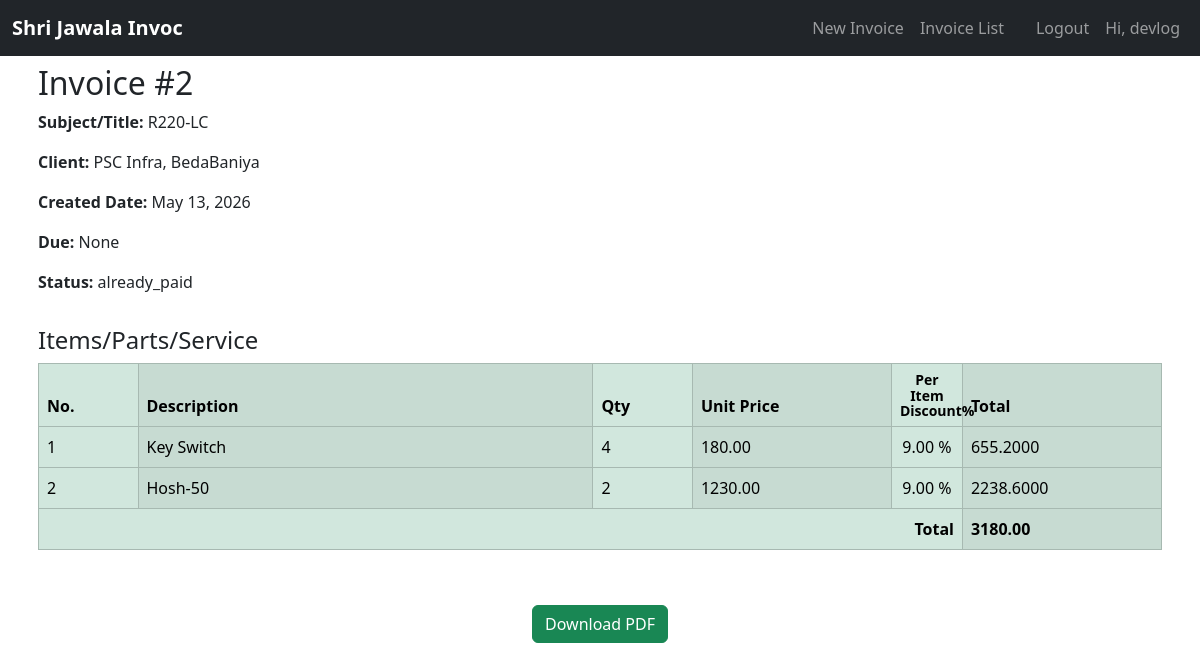
Page /invoices/2/ (signed in) on the committed database.
### invoices/models.py (models this page shows, shortened)
class Invoice(models.Model):
    STATUS_CHOICES = [
        ('paid', 'Paid'),
        ('payment_due', 'Payment After Service'),
        ('partially_paid', 'Partially Paid'),
        ('due_paid', 'Previously Due, Now Paid'),
    ]
    special_uid = models.UUIDField(
        default=uuid.uuid4,
        editable=False
    )
    image = models.ImageField(
        upload_to='',
        blank=True,
        null=True
    )
    created_by = models.ForeignKey(User, on_delete=models.SET_NULL, null=True, blank=True)
    client = models.ForeignKey(Client, on_delete=models.SET_NULL, null=True, blank=True)
    guest_client_name = models.CharField(max_length=200, blank=True)  # For guest invoices
    date = models.DateField(auto_now_add=True)
    due_date = models.DateField(blank=True, null=True)
    status = models.CharField(max_length=20, choices=STATUS_CHOICES, default='payment_due')
    total = models.DecimalField(max_digits=10, decimal_places=2, default=0)
    place = models.CharField(max_length=20, blank=True, null=True)
    invoice_no = models.PositiveIntegerField(null=True, blank=True, editable=False)
    year = models.PositiveIntegerField(default=current_year, editable=False)
    suffix = models.CharField(max_length=10, blank=True, null=True)
    invoice_label =models.ForeignKey(InvoiceLabel, on_delete=models.SET_NULL, null=True, blank=True)
    organization = models.ForeignKey(Firm, on_delete=models.SET_NULL, null=True, blank=True)
    theme_style = models.ForeignKey(InvoiceTheme, on_delete=models.SET_NULL, null=True, blank=True)
    context_title = models.CharField(
        max_length=255,
        blank=True,
        help_text="Specific subject (e.g., Machine Name, Project Code, or Service Type)"
    )
    LABEL_ALIGNMENT = [
        ('LEFT', 'Left Aligned'),
        ('CENTER', 'Centered'),
        ('RIGHT', 'Right Aligned'),
    ]
    header_style = models.CharField(
        max_length=10,
        choices=LABEL_ALIGNMENT,
        default='CENTER'  # Now defaults to Center
    )
    slug = models.SlugField(
        max_length=300,
        unique=True,
        blank=True,
        null=True,
        editable=True # Set to False if you want to hide it from the Admin form
    )
    is_active = models.BooleanField(default=True)

class Item(models.Model):
    invoice = models.ForeignKey(Invoice, on_delete=models.CASCADE, related_name='items')
    item_name = models.CharField(max_length=255)
    quantity = models.IntegerField(blank=True, null=True)
    price = models.DecimalField(max_digits=10, decimal_places=2)
    per_item_discount_percentage = models.DecimalField(max_digits=10, decimal_places=2, validators=[MinValueValidator(0.00)])
    is_active = models.BooleanField(default=True)
    @property
    def total(self):
        total = self.quantity * self.price
        if self.per_item_discount_percentage:
            discount_amount = total * (self.per_item_discount_percentage / 100)
            total -= discount_amount
        return total

### invoices/views.py (the view)
# urls.py: path('<int:pk>/', views.invoice_detail, name='invoice_detail'),
@login_required
def invoice_detail(request, pk):
    invoice = get_object_or_404(Invoice.objects.prefetch_related(
    Prefetch('items',queryset=Item.objects.filter(is_active=True), to_attr='active_items')), pk=pk)
    if not (invoice.created_by == request.user or request.user.is_staff or request.user.is_superuser):
        return HttpResponse("You are not authorized to view this invoice.", status=403)
    return render(request, 'invoices/invoice_detail.html', {'invoice': invoice})

### templates/invoices/invoice_detail.html (shortened to what this page needs)
{% extends 'invoices/base.html' %}
{% block content %}
<div class="container ms-auto p-2">
    <h2>Invoice #{{ invoice.id }}</h2>
  <p><strong>Subject/Title:</strong>  {% if invoice.context_title %}
            {{ invoice.context_title }}
        {% else %}
            Statement
        {% endif %}</p>
<p><strong>Client:</strong> {% if invoice.client %}
    {{ invoice.client.name }}
{% else %}
    {{ invoice.guest_client_name }}
{% endif %}</p>
<p><strong>Created Date:</strong> {{ invoice.date }}</p>
<p><strong>Due:</strong> {{ invoice.due_date }}</p>
<p class="uppercase"><strong>Status:</strong> {{ invoice.status }}</p>
</div>
<div class="container ms-auto p-2">
<h4>Items/Parts/Service</h4>
<table class="table table-bordered table-striped-columns table-success align-middle" style="table-layout: fixed; width: 100%;">
    <thead>
        <tr>
            <th scope="col" style="width: 3.5rem;">No.</th>
            <th scope="col" style="width: 16rem;">Description</th>
            <th scope="col" style="width: 3.5rem;">Qty</th>
            <th scope="col" style="width: 7rem;">Unit Price</th>
            <th scope="col" class="text-center" style="width: 2.5rem; white-space: normal;">
                <span class="small" style="display: block; width: 100%; line-height: 1.1;  font-weight: bold;">
                    Per Item<br>Discount%
                </span>
            </th>
            <th scope="col" style="width: 7rem;">Total</th>
        </tr>
    </thead>
    <tbody>
        {% for item in invoice.items.all %}
        {% if item.is_active %}
        <tr>
            <td style="white-space: normal; word-break: break-word; overflow-wrap: break-word;">{{ forloop.counter }}</td>
            <td style="white-space: normal; word-break: break-word; overflow-wrap: break-word;">{{ item.item_name }}</td>
            <td style="white-space: normal; word-break: break-word; overflow-wrap: break-word;">{{ item.quantity }}</td>
            <td style="white-space: normal; word-break: break-word; overflow-wrap: break-word;">{{ item.price }}</td>
            <td class="text-center" style="white-space: normal; word-break: break-word; overflow-wrap: break-word;">{{ item.per_item_discount_percentage }} %</td>
            <td style="white-space: normal; word-break: break-word; overflow-wrap: break-word;">{{ item.total }}</td>
        </tr>
        {% endif %}
        {% empty %}
        <tr>
            <td colspan="6" class="text-center">No items added.</td>
        </tr>
        {% endfor %}
    </tbody>
    <tfoot>
        <tr>
            <th colspan="5" class="text-end">Total</th>
            <th style="white-space: normal; word-break: break-word; overflow-wrap: break-word;">{{ invoice.total }}</th>
        </tr>
</table>
</div>
<div class="d-flex justify-content-center align-items-center" style="height: 100px;">
    {% if request.user.is_authenticated %}
    <a class="btn btn-success" href="{% url 'invoice_pdf' invoice.id %}">Download PDF</a>
    {% else %}
    <a class="btn btn-success" href="{% url 'guest_invoice_pdf' invoice.special_uid %}">Download PDF</a>
    {% endif %}
</div>
{% endblock %}

### templates/partials/navbar.html (shortened to what this page needs)
<nav class="navbar navbar-expand-lg navbar-dark bg-dark py-2">
    <div class="container-fluid {% if '/dashboard' in request.path %}flex-nowrap{% endif %}">
        <a class="navbar-brand fw-bold" href="{% url 'home' %}" style="font-size: clamp(1rem, 4vw, 1.25rem);">
            Shri Jawala Invoc
        </a>
            <div class="collapse navbar-collapse" id="mainNavbar">
                 <ul class="navbar-nav ms-auto">
                {% if user.is_authenticated %}
                <li class="nav-item"><a class="nav-link" href="{% url 'client_invoice_create' %}">New Invoice</a></li>
                <li class="nav-item"><a class="nav-link" href="{% url 'invoice_list' %}">Invoice List</a></li>
                <li class="nav-item"><a class="nav-link" href="{% url 'accounts:logout' %}">
                <li class="nav-item"><a class="nav-link" href="{% url 'accounts:logout' %}">
                Logout</a></li>
                <li class="nav-item"><a class="nav-link">Hi, {{user.username}}</a></li>
                {% else %}
                 <li class="nav-item"><a class="nav-link" href="{% url 'guest_invoice_create' %}">New Invoice</a></li>
                <li class="nav-item"><a class="nav-link" href="{% url 'accounts:login' %}">Login</a></li>
                {% endif %}
            </ul>
            </div>
    </div>
</nav>

### rows in the picture
Invoice: id "2", context_title "R220-LC", guest_client_name "PSC Infra, BedaBaniya", date "May 13, 2026", due_date "None", status "already_paid", total "3180.00"
Item: item_name "Key Switch", quantity "4", price "180.00", per_item_discount_percentage "9.00", total "655.2000"
Item: item_name "Hosh-50", quantity "2", price "1230.00", per_item_discount_percentage "9.00", total "2238.6000"

### other values in the picture
{{ user.username }} "devlog"
